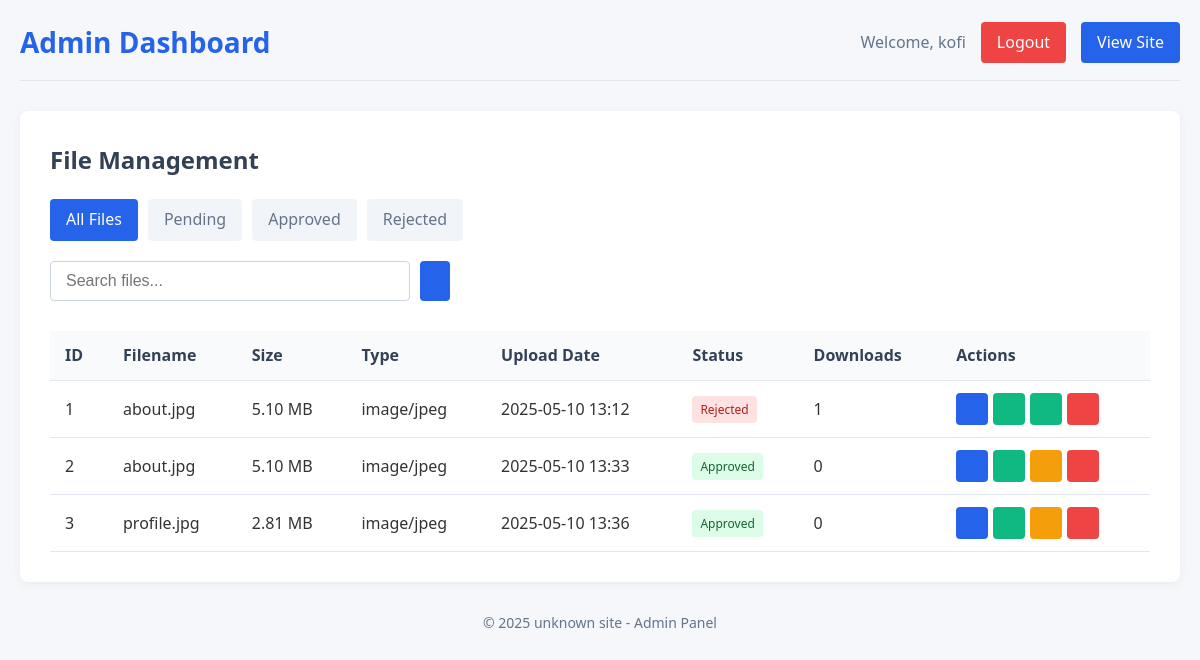
The page /admin-dashboard.php (signed in) on the database its author committed.
### tables this page shows
CREATE TABLE `files` (
  `id` int(11) NOT NULL,
  `filename` varchar(255) NOT NULL,
  `original_filename` varchar(255) NOT NULL,
  `file_path` varchar(255) NOT NULL,
  `file_size` int(11) NOT NULL,
  `file_type` varchar(100) NOT NULL,
  `upload_date` timestamp NOT NULL DEFAULT current_timestamp(),
  `status` enum('pending','approved','rejected') DEFAULT 'approved',
  `download_count` int(11) DEFAULT 0
);

### db.php (called while the page is built, shortened)
<?php
$host = 'localhost';
$dbname = 'file_upload_system';
$username = 'root';
$password = '';
try {
    $pdo = new PDO("mysql:host=$host;dbname=$dbname", $username, $password);
    $pdo->setAttribute(PDO::ATTR_ERRMODE, PDO::ERRMODE_EXCEPTION);
} catch (PDOException $e) {
    die("Database connection failed: " . $e->getMessage());
}
function getAllFiles($status = null) {
    global $pdo;
    $query = "SELECT * FROM files";
    if ($status) {
        $query .= " WHERE status = ?";
        $stmt = $pdo->prepare($query);
        $stmt->execute([$status]);
    } else {
        $stmt = $pdo->prepare($query);
        $stmt->execute();
    }
    return $stmt->fetchAll(PDO::FETCH_ASSOC);
}

### admin-dashboard.php (the view, shortened to what this page needs)
<?php
require_once 'db.php';
$filter = $_GET['filter'] ?? 'all';
$files = [];
if ($filter === 'pending') {
    $files = getAllFiles('pending');
} elseif ($filter === 'approved') {
    $files = getAllFiles('approved');
} elseif ($filter === 'rejected') {
    $files = getAllFiles('rejected');
} else {
    $files = getAllFiles();
}
?>
<!DOCTYPE html>
<html lang="en">
<head>
    <link rel="stylesheet" href="assets/css/style.css">
</head>
<body>
    <div class="container">
        <header class="admin-header">
            <h1>Admin Dashboard</h1>
            <div class="admin-actions">
                <span class="admin-username">Welcome, <?php echo htmlspecialchars($_SESSION['admin_username']); ?></span>
                <a href="?logout=1" class="logout-button">Logout</a>
                <a href="index.php" class="back-link">View Site</a>
            </div>
        </header>
        <main>
            <div class="admin-controls">
                <h2>File Management</h2>
                <div class="filter-controls">
                    <a href="?filter=all" class="filter-button <?php echo $filter === 'all' ? 'active' : ''; ?>">All Files</a>
                    <a href="?filter=pending" class="filter-button <?php echo $filter === 'pending' ? 'active' : ''; ?>">Pending</a>
                    <a href="?filter=approved" class="filter-button <?php echo $filter === 'approved' ? 'active' : ''; ?>">Approved</a>
                    <a href="?filter=rejected" class="filter-button <?php echo $filter === 'rejected' ? 'active' : ''; ?>">Rejected</a>
                </div>
                <div class="search-box admin-search">
                    <input type="text" id="adminSearchInput" placeholder="Search files...">
                    <button id="adminSearchButton">
                    </button>
                </div>
            </div>
            <div class="file-table-container">
                <table class="file-table">
                    <thead>
                        <tr>
                            <th>ID</th>
                            <th>Filename</th>
                            <th>Size</th>
                            <th>Type</th>
                            <th>Upload Date</th>
                            <th>Status</th>
                            <th>Downloads</th>
                            <th>Actions</th>
                        </tr>
                    </thead>
                    <tbody id="adminFileList">
                        <?php if (count($files) > 0): ?>
                            <?php foreach ($files as $file): ?>
                                <tr data-filename="<?php echo htmlspecialchars($file['original_filename']); ?>">
                                    <td><?php echo $file['id']; ?></td>
                                    <td data-filename="<?php echo htmlspecialchars($file['filename']); ?>"><?php echo htmlspecialchars($file['original_filename']); ?></td>
                                    <td><?php echo formatFileSize($file['file_size']); ?></td>
                                    <td><?php echo htmlspecialchars($file['file_type']); ?></td>
                                    <td><?php echo date('Y-m-d H:i', strtotime($file['upload_date'])); ?></td>
                                    <td>
                                        <span class="status-badge status-<?php echo $file['status']; ?>">
                                            <?php echo ucfirst($file['status']); ?>
                                        </span>
                                    </td>
                                    <td><?php echo $file['download_count']; ?></td>
                                    <td class="actions-cell">
                                        <div class="action-buttons">
                                            <a href="download.php?id=<?php echo $file['id']; ?>" class="action-button download-button" title="Download">
                                                <i data-lucide="download" class="action-icon"></i>
                                            </a>
                                            <?php if ($file['status'] !== 'approved'): ?>
                                                <form method="POST" action="" class="inline-form">
                                                    <button type="submit" class="action-button approve-button" title="Approve">
                                                        <i data-lucide="check" class="action-icon"></i>
                                                    </button>
                                                </form>
                                            <?php endif; ?>
                                            <?php if ($file['status'] !== 'rejected'): ?>
                                                <form method="POST" action="" class="inline-form">
                                                    <button type="submit" class="action-button reject-button" title="Reject">
                                                        <i data-lucide="x" class="action-icon"></i>
                                                    </button>
                                                </form>
                                            <?php endif; ?>
                                            <form method="POST" action="" class="inline-form" onsubmit="return confirm('Are you sure you want to delete this file?');">
                                                <button type="submit" class="action-button delete-button" title="Delete">
                                                    <i data-lucide="trash-2" class="action-icon"></i>
                                                </button>
                                            </form>
                                        </div>
                                    </td>
                                </tr>
                            <?php endforeach; ?>
                        <?php else: ?>
                            <tr>
                                <td colspan="8" class="no-files">No files found</td>
                            </tr>
                        <?php endif; ?>
                    </tbody>
                </table>
            </div>
        </main>
        <footer>
            <p>&copy; <?php echo date('Y'); ?> unknown site - Admin Panel</p>
        </footer>
    </div>
        <?php
        function formatFileSize($bytes) {
            if ($bytes >= 1073741824) {
                return number_format($bytes / 1073741824, 2) . ' GB';
            } elseif ($bytes >= 1048576) {
                return number_format($bytes / 1048576, 2) . ' MB';
            } elseif ($bytes >= 1024) {
                return number_format($bytes / 1024, 2) . ' KB';
            } else {
                return $bytes . ' bytes';
            }
        }
        ?>
</body>
</html>

### assets/css/style.css (style rules this page uses)
* { margin: 0; padding: 0; box-sizing: border-box; }
body { font-family: "Segoe UI", Tahoma, Geneva, Verdana, sans-serif; line-height: 1.6; color: #333; background-color: #f5f7fa; }
.container { max-width: 1200px; margin: 0 auto; padding: 20px; }
header { display: flex; justify-content: space-between; align-items: center; margin-bottom: 30px; padding-bottom: 15px; border-bottom: 1px solid #e1e4e8; }
h1 { color: #2563eb; font-size: 28px; }
.admin-link, .back-link { display: inline-block; padding: 8px 16px; background-color: #2563eb; color: white; text-decoration: none; border-radius: 4px; font-weight: 500; transition: background-color 0.2s; }
main { background-color: white; border-radius: 8px; box-shadow: 0 2px 10px rgba(0, 0, 0, 0.05); padding: 30px; margin-bottom: 30px; }
.search-box { display: flex; gap: 10px; margin-bottom: 20px; }
.search-box input { flex: 1; padding: 10px 15px; border: 1px solid #cbd5e1; border-radius: 4px; font-size: 16px; }
.search-box button { padding: 10px 15px; background-color: #2563eb; color: white; border: none; border-radius: 4px; cursor: pointer; transition: background-color 0.2s; }
.admin-header { display: flex; justify-content: space-between; align-items: center; }
.admin-actions { display: flex; align-items: center; gap: 15px; }
.admin-username { font-weight: 500; color: #64748b; }
.logout-button { padding: 8px 16px; background-color: #ef4444; color: white; text-decoration: none; border-radius: 4px; font-weight: 500; transition: background-color 0.2s; }
.admin-controls { margin-bottom: 30px; }
.admin-controls h2 { margin-bottom: 20px; color: #334155; }
.filter-controls { display: flex; gap: 10px; margin-bottom: 20px; flex-wrap: wrap; }
.filter-button { padding: 8px 16px; background-color: #f1f5f9; color: #64748b; text-decoration: none; border-radius: 4px; font-weight: 500; transition: all 0.2s; }
.filter-button.active { background-color: #2563eb; color: white; }
.admin-search { max-width: 400px; }
.file-table-container { overflow-x: auto; margin: 0 -15px; padding: 0 15px; }
.file-table { width: 100%; border-collapse: collapse; min-width: 800px; }
.file-table th, .file-table td { padding: 12px 15px; text-align: left; border-bottom: 1px solid #e2e8f0; }
.file-table th { background-color: #f8fafc; font-weight: 600; color: #334155; position: sticky; top: 0; z-index: 10; }
.status-badge { display: inline-block; padding: 4px 8px; border-radius: 4px; font-size: 12px; font-weight: 500; }
.status-approved { background-color: #dcfce7; color: #166534; }
.status-rejected { background-color: #fee2e2; color: #b91c1c; }
.actions-cell { white-space: nowrap; }
.action-buttons { display: flex; gap: 5px; flex-wrap: wrap; }
.action-button { display: inline-flex; align-items: center; justify-content: center; width: 32px; height: 32px; border-radius: 4px; border: none; background-color: #f1f5f9; cursor: pointer; transition: background-color 0.2s; }
.download-button { background-color: #2563eb; color: white; }
.approve-button { background-color: #10b981; color: white; }
.reject-button { background-color: #f59e0b; color: white; }
.delete-button { background-color: #ef4444; color: white; }
.action-icon { width: 16px; height: 16px; }
.inline-form { display: inline; }
footer { text-align: center; color: #64748b; font-size: 14px; }

### rows shown on the page
files: id "1", original_filename "about.jpg", file_size "5.10 MB", file_type "image/jpeg", upload_date "2025-05-10 13:12", status "Rejected", download_count "1"
files: id "2", original_filename "about.jpg", file_size "5.10 MB", file_type "image/jpeg", upload_date "2025-05-10 13:33", status "Approved", download_count "0"
files: id "3", original_filename "profile.jpg", file_size "2.81 MB", file_type "image/jpeg", upload_date "2025-05-10 13:36", status "Approved", download_count "0"

### other values the page prints
$_SESSION['admin_username'] "kofi"
